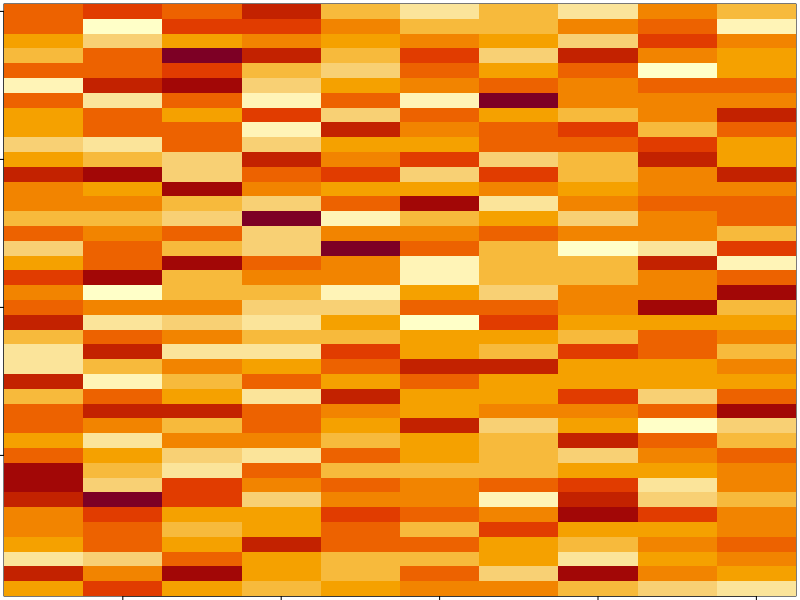
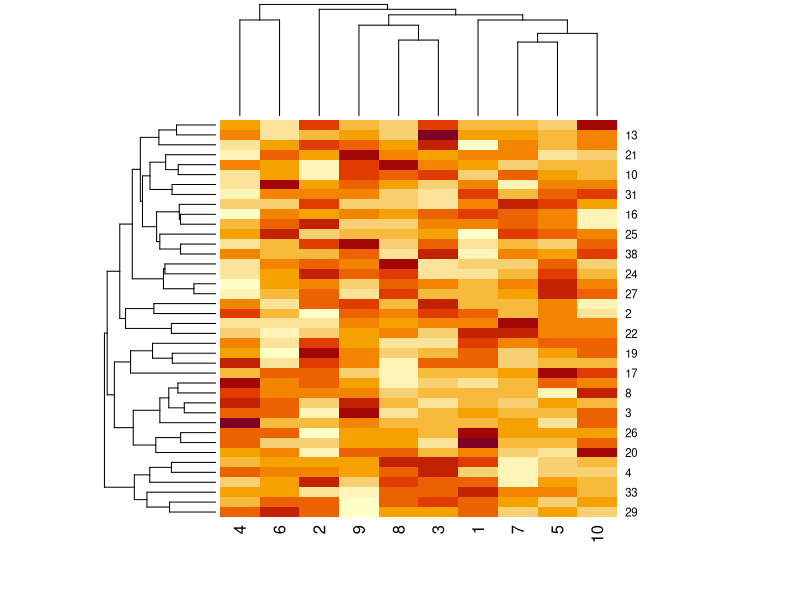
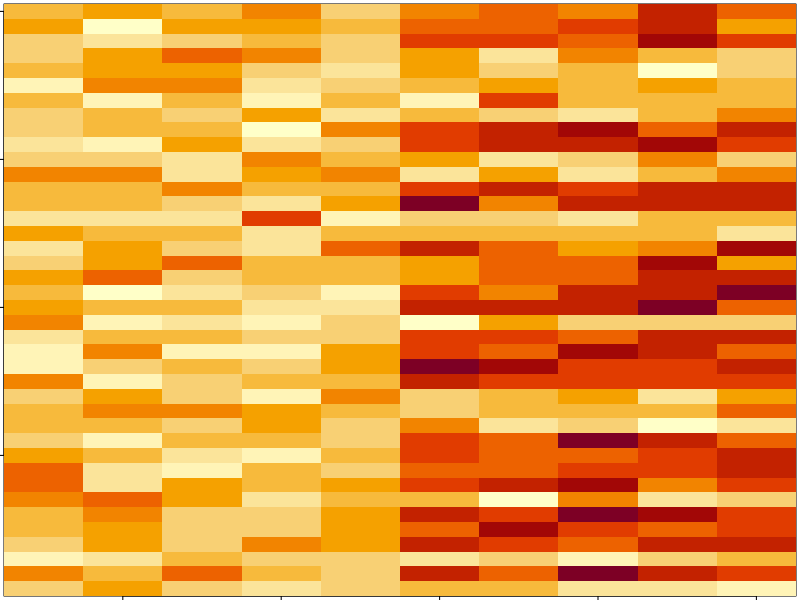
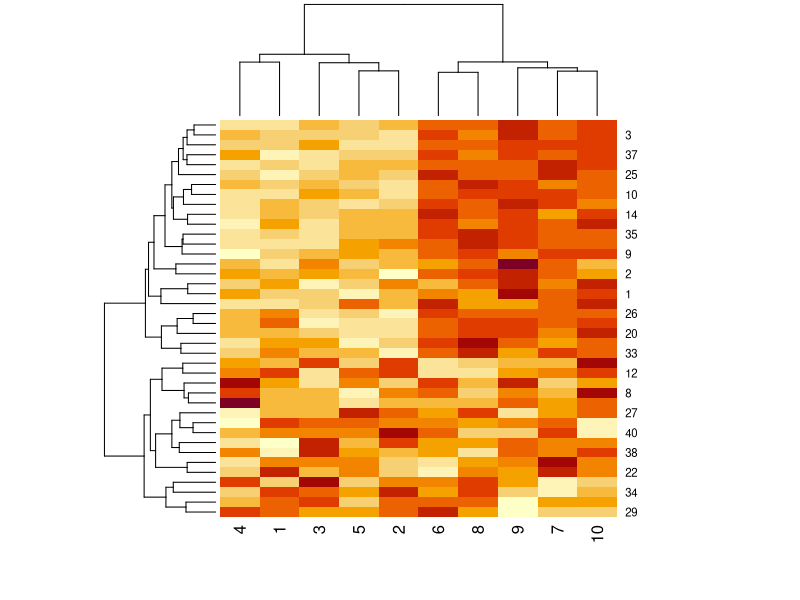
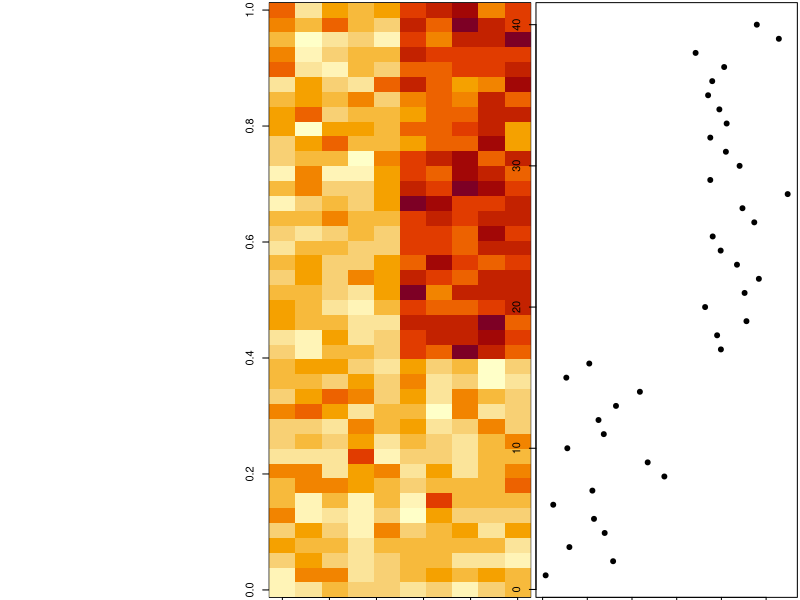
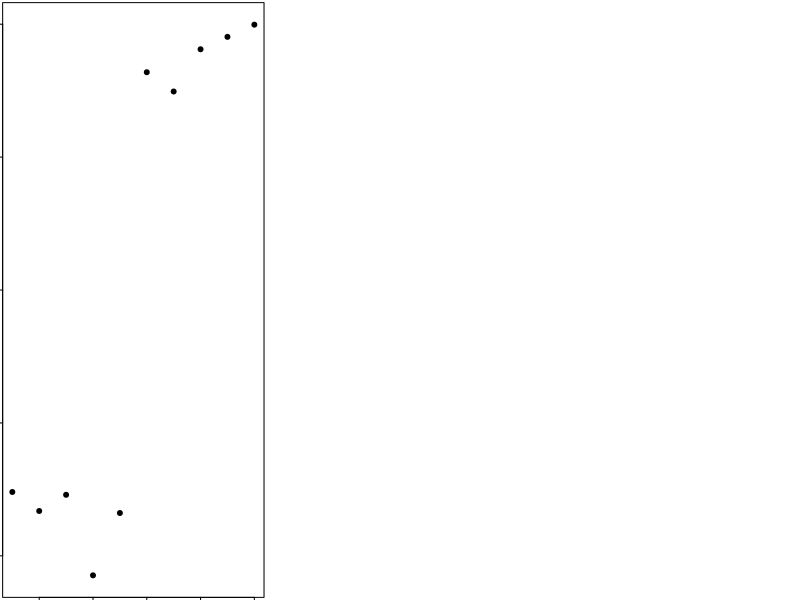

Write the R code that produced these figures, in order.
# 24 Feb 2022
# Lab 3 (In Class)
# Autumn Guffey
# Trees, Hierarchical Clustering, Heatmaps


#----heat map----
set.seed(12345)
par(mar=rep(0.2,4))
dataM <-matrix(rnorm(400),nrow=40)

#heat map 
image(1:10,1:40,t(dataM)[,nrow(dataM):1])

?rep
par(mar=rep(0.2,4))
heatmap(dataM) #adds the dendrograms

#----coin flip----
set.seed(678910)
for (i in 1:40){
  coin_Flip <- rbinom(1,size=1,prob=.5)
  if(coin_Flip){
    dataM[i,] <- dataM[i,] + rep(c(0,3),each=5)
  }
}

par(mar=rep(0.2,4))
image(1:10,1:40,t(dataM)[,nrow(dataM):1])
heatmap(dataM)

?hclust

#----Clusters----
hh <- hclust(dist(dataM))

dataM[hh$order,]
dataM_ordered <- dataM[hh$order,]
par(mfrow = c(1,3))

plot.new()
image(t(dataM_ordered)[,nrow(dataM_ordered):1])

plot(rowMeans(dataM_ordered),40:1 , xlab='The Row Mean', ylab='Row',pch=19)
   
plot(colMeans(dataM_ordered),xlab='Column', ylab='Column Mean',pch=19)
    
dataM_ordered

